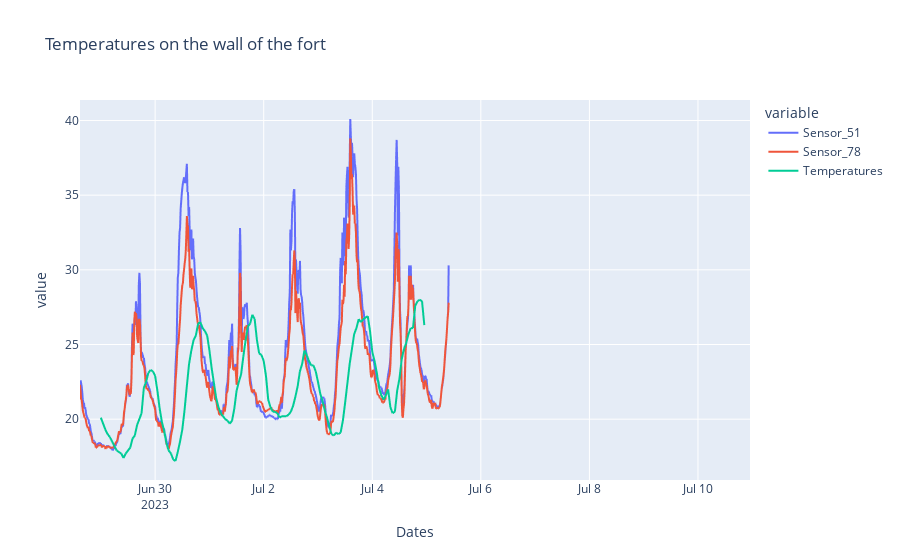

This figure's notebook cell:
### Code cell
fig1 = px.line(df1, x="Dates", y=df1.columns,
              title='Temperatures on the wall of the fort')
fig1.show()

### Figure 1 — Plotly figure (JSON) as saved in the notebook; plotly's stock layout.template omitted (floating-point values rounded to 4 significant figures; data arrays with more than 128 entries replaced by an {"elided": "..."} marker saying what was removed)
{"data": [{"hovertemplate": "variable=Sensor_51<br>Dates=%{x}<br>value=%{y}<extra></extra>", "legendgroup": "Sensor_51", "line": {"color": "#636efa", "dash": "solid"}, "marker": {"symbol": "circle"}, "mode": "lines", "name": "Sensor_51", "showlegend": true, "type": "scattergl", "x": {"elided": "941 str values"}, "xaxis": "x", "y": {"elided": "941 float values"}, "yaxis": "y"}, {"hovertemplate": "variable=Sensor_78<br>Dates=%{x}<br>value=%{y}<extra></extra>", "legendgroup": "Sensor_78", "line": {"color": "#EF553B", "dash": "solid"}, "marker": {"symbol": "circle"}, "mode": "lines", "name": "Sensor_78", "showlegend": true, "type": "scattergl", "x": {"elided": "941 str values"}, "xaxis": "x", "y": {"elided": "941 float values"}, "yaxis": "y"}, {"hovertemplate": "variable=Temperatures<br>Dates=%{x}<br>value=%{y}<extra></extra>", "legendgroup": "Temperatures", "line": {"color": "#00cc96", "dash": "solid"}, "marker": {"symbol": "circle"}, "mode": "lines", "name": "Temperatures", "showlegend": true, "type": "scattergl", "x": {"elided": "941 str values"}, "xaxis": "x", "y": {"elided": "941 float values"}, "yaxis": "y"}], "layout": {"legend": {"title": {"text": "variable"}, "tracegroupgap": 0}, "title": {"text": "Temperatures on the wall of the fort"}, "xaxis": {"anchor": "y", "domain": [0, 1], "title": {"text": "Dates"}}, "yaxis": {"anchor": "x", "domain": [0, 1], "title": {"text": "value"}}}}
